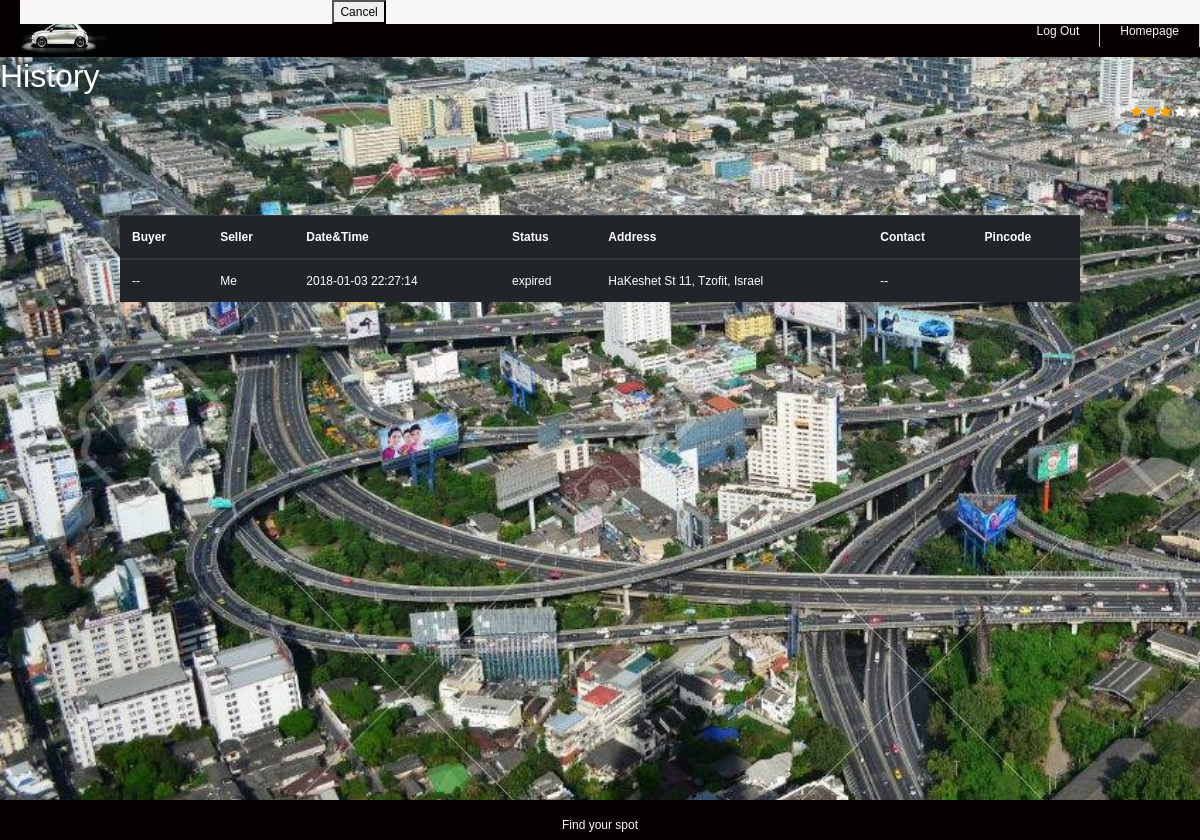
Page /last_activity/ (signed in) on the committed database.
### polls/models.py (models this page shows, shortened)
class Purchase(models.Model):
	buyer_id	= models.IntegerField(default=-1) 	# user id
	seller_id	= models.IntegerField(default=-1) 	# user id
	cost 		= models.IntegerField(default=10)
	parking_time 	= models.CharField(max_length=200, default="") #  max 30 minutes from the offering time
	status 		= models.CharField(max_length=200, default="available") # available, in process, done, canceled, expired etc.
	parking_rate 	= models.DecimalField(max_digits=3,decimal_places=2,default=Decimal('0.0000'))
	target_address 	= models.CharField(max_length=200) #string. full address
	target_address_lat = models.CharField(max_length=2000)
	target_address_lng = models.CharField(max_length=2000)
	parking_address = models.CharField(max_length=200) #string. full address
	parking_address_lat = models.CharField(max_length=2000)
	parking_address_lng = models.CharField(max_length=2000)
	lock 			= threading.Lock()
	cond 			= threading.Condition(threading.Lock())
	pin_code		= models.CharField(max_length=2000, default="-1")
	attempt_failure = 0
	parking_actual_rank = models.DecimalField(max_digits=3,decimal_places=2,default=Decimal('0.0000'))

### polls/views.py (the view)
# urls.py: url(r'^last_activity/$', views.call_last_activity, name='call_last_activity'),
def call_last_activity(request):
	sell_purchase = Purchase.objects.filter(seller_id = request.user.pk)
	max_pk = 0
	last_activity = None
	buy_purchase = Purchase.objects.filter(buyer_id = request.user.pk)
	for purchase in sell_purchase:
		if (purchase.pk > max_pk):
			max_pk = purchase.pk
			last_activity = purchase
	for purchase in buy_purchase:
		if (purchase.pk > max_pk):
			max_pk = purchase.pk
			last_activity = purchase
	if (last_activity == None):
		last_activity = ["", "", "", "", "", "", "", "-1"]
		return render(request, 'polls/last_activity', {'last_activity':last_activity })
	if (minutes_elapsed(last_activity.parking_time) > 0 and last_activity.status != "done" and last_activity.status != "canceled"):
		last_activity.status = "expired"
		last_activity.save()
	seller_username = (User.objects.get(pk = last_activity.seller_id)).username
	if (last_activity.buyer_id == -1):
		buyer_username = "--"
		contact = "--"
	else:
		buyer_username = (User.objects.get(pk = last_activity.buyer_id)).username
		contact = (User.objects.get(pk = last_activity.buyer_id)).phone_number
	if (last_activity.seller_id == request.user.pk):
		seller_username = "Me"
		pincode = ""
	else:
		buyer_username = "Me"
		contact = (User.objects.get(pk = last_activity.seller_id)).profile.phone_number
		pincode = last_activity.pincode
	last_activity = [buyer_username, seller_username, last_activity.parking_time, last_activity.status, last_activity.parking_address, contact, pincode, last_activity.pk]
	return render(request, 'polls/last_activity.html', {'last_activity':last_activity })

### polls/views.py (called while the page is built)
def minutes_elapsed(last_failure_in_string):
	"""
		Return True if user is still in timeout
	"""
	last_failure_in_datetime = datetime.datetime.strptime(last_failure_in_string, "%Y-%m-%d %H:%M:%S")
	diff = (datetime.datetime.now() - last_failure_in_datetime)
	return (diff.total_seconds() / 60)

### polls/templates/polls/last_activity.html (shortened to what this page needs)
<!DOCTYPE html>
<html>
<head>
  <link rel="stylesheet" href="https://maxcdn.bootstrapcdn.com/bootstrap/4.0.0-beta.2/css/bootstrap.min.css">
	<link rel="stylesheet" href="https://cdnjs.cloudflare.com/ajax/libs/font-awesome/4.7.0/css/font-awesome.min.css">
</head>
<body>
	<div class="all_site">
	{% load static %}
	<link rel="stylesheet" type="text/css" href="{% static "polls/_css/History.css" %}">
    <div class="body">
        <header>
            <div class="logo">
                <img src="{% static "_images/cars.jpg" %}" height="49"/>
            </div>
            <nav>
                <ul>
                    <a href="{% url 'polls:homepage' %}"><li>Homepage</li></a>
                    <a href="{% url 'polls:logout' %}"><li>Log Out</li></a>
                </ul>
            </nav>
        </header>
  <h2>History</h2>
  <div class = "pull-right">
	<span class="fa fa-star checked"></span>
	<span class="fa fa-star checked"></span>
	<span class="fa fa-star checked"></span>
	<span class="fa fa-star"></span>
	<span class="fa fa-star"></span>
  </div>
  <table class="table table-dark">
    <thead>
      <tr>
	<th>Buyer</th>
	<th>Seller</th>
	<th>Date&Time</th>
	<th>Status</th>
	<th>Address</th>
	<th>Contact</th>
	<th>Pincode</th>
      </tr>
    </thead>
    <tbody>
      		<tr>
        		<td id="buyer">{{last_activity.0}}</td>
        		<td id="seller">{{last_activity.1}}</td>
        		<td id="date">{{last_activity.2}}</td>
        		<td id="status">{{last_activity.3}}</td>
        		<td id="address">{{last_activity.4}}</td>
        		<td id="contact">{{last_activity.5}}</td>
        		<td id="pincode">{{last_activity.6}}</td>
      		</tr>
    </tbody>
  </table>
</div>
			<button type="button" id="cancel_button" onclick = cancelPurchase() >Cancel</button>
</body>
<footer>
	<p>Find your spot</p>
</footer>
</html>

### polls/static/polls/_css/History.css (style rules this page uses)
body { margin: 0; padding: 0; background: #fff; color: white; font-family: Arial; font-size: 12px; margin-left: 20px; }
.all_site { width: 100%; height: 100%; background-color:rgb(248, 246, 246); margin:0 auto }
.body header { height: 65px; float: left; width:100%; background:#070000; }
.body header .logo { float: left; text-align: left; margin-left:0; padding: 1rem; }
.body header nav { width:408px; float: right; margin-top: 15px; }
.body header nav ul { list-style-type: none; padding: 200; margin:auto; }
.body header nav ul li { display:inline-block; color: rgb(250, 248, 248); height:40px; padding:0 20px; line-height:49px; vertical-align:center; text-align: center; float: right; border-right: 1px solid #ccc; }
footer { position: absolute; background-color: #070000; right:0; bottom: 0; left:0; padding: 1rem; height: 40px; text-align: center; color: rgb(250, 248, 248); }
.table { width: 80%; margin-right: 10%; margin-left: 10%; margin-top: 10%; }
.body { width: 80%; margin-top: 1%; margin-left: 20px; margin-right: 40px; color: white; position: absolute; top: -20px; left: -20px; right: -40px; bottom: -10px; width: auto; height: auto; background-image:url("../_images/busy_street2.jpg"); background-size: cover; z-index: -1; }

### polls/templates/polls/last_activity.html (style rules this page uses)
.checked { color: orange; }

### rows in the picture
Purchase: parking_time "2018-01-03 22:27:14", status "expired", parking_address "HaKeshet St 11, Tzofit, Israel"

### other values in the picture
{{ last_activity.0 }} "--"
{{ last_activity.1 }} "Me"
{{ last_activity.5 }} "--"
